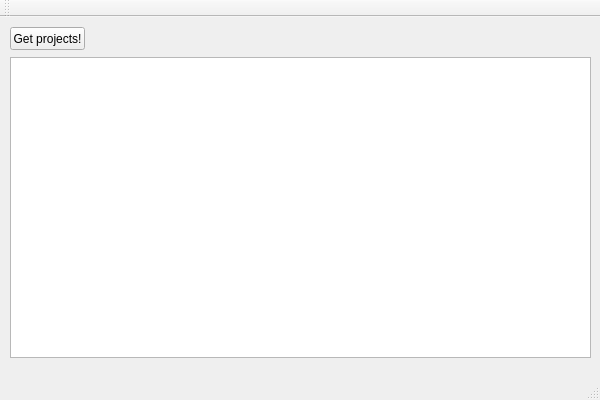
<?xml version="1.0" encoding="UTF-8"?>
<ui version="4.0">
 <class>ProjectListWindowClass</class>
 <widget class="QMainWindow" name="ProjectListWindowClass">
  <property name="geometry">
   <rect>
    <x>0</x>
    <y>0</y>
    <width>600</width>
    <height>400</height>
   </rect>
  </property>
  <property name="windowTitle">
   <string>ProjectListWindow</string>
  </property>
  <widget class="QWidget" name="centralWidget">
   <widget class="QPushButton" name="getProjectsBtn">
    <property name="geometry">
     <rect>
      <x>10</x>
      <y>10</y>
      <width>75</width>
      <height>23</height>
     </rect>
    </property>
    <property name="text">
     <string>Get projects!</string>
    </property>
   </widget>
   <widget class="QTableView" name="projectsData">
    <property name="geometry">
     <rect>
      <x>10</x>
      <y>40</y>
      <width>581</width>
      <height>301</height>
     </rect>
    </property>
   </widget>
  </widget>
  <widget class="QMenuBar" name="menuBar">
   <property name="geometry">
    <rect>
     <x>0</x>
     <y>0</y>
     <width>600</width>
     <height>21</height>
    </rect>
   </property>
  </widget>
  <widget class="QToolBar" name="mainToolBar">
   <attribute name="toolBarArea">
    <enum>TopToolBarArea</enum>
   </attribute>
   <attribute name="toolBarBreak">
    <bool>false</bool>
   </attribute>
  </widget>
  <widget class="QStatusBar" name="statusBar"/>
 </widget>
 <layoutdefault spacing="6" margin="11"/>
 <resources>
  <include location="ProjectListWindow.qrc"/>
 </resources>
 <connections/>
</ui>
